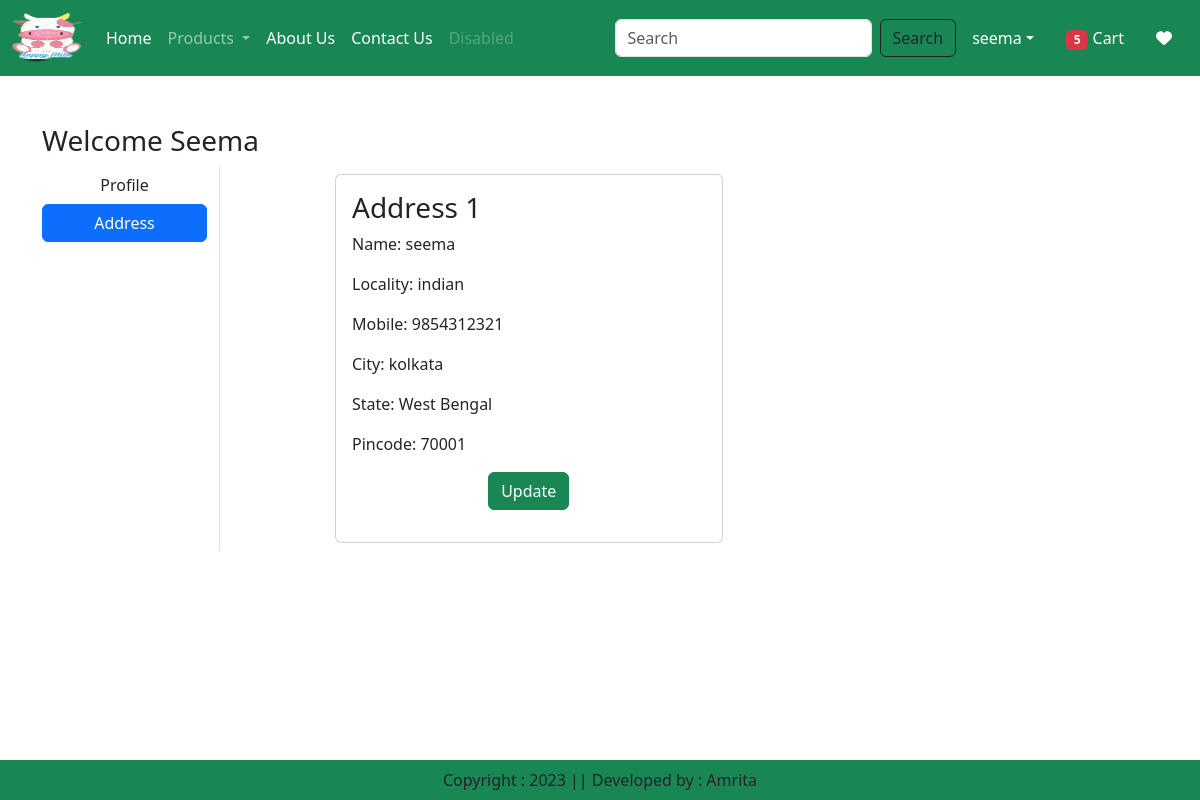
/address/ (signed in), run on the app's committed database.
### app/models.py (models this page shows, shortened)
class Customer(models.Model):
    user = models.ForeignKey(User, on_delete=models.CASCADE)
    name = models.CharField(max_length=200)
    locality = models.CharField(max_length=200)
    city = models.CharField(max_length=50)
    mobile = models.IntegerField(default=0)
    zipcode = models.IntegerField()
    state = models.CharField(choices=STATE_CHOICES, max_length=100)

### app/views.py (the view)
# urls.py: path('address/', views.address, name='address'),
@login_required
def address(request):
    totalitem = 0
    wishitem = 0
    if request.user.is_authenticated:
        totalitem = len(Cart.objects.filter(user=request.user))
        wishitem = len(Wishlist.objects.filter(user=request.user))
    add = Customer.objects.filter(user=request.user)
    return render(request, 'app/address.html',locals())

### app/templates/app/address.html (shortened to what this page needs)
{% extends 'app/base.html' %}
{% load static %}
{% block main-content %}
<div class="container my-5">
    <div class="row">
        <h3>Welcome <span class="text-capitalize">{{request.user}}</span></h3>
    <div class="col-sm-2 border-end">
        <ul class="list-unstyled">
            <li class="d-grid"><a href="{% url 'profile' %}" class="btn ">Profile</a></li>
            <li class="d-grid"><a href="{% url 'address' %}" class="btn btn-primary ">Address</a></li>
        </ul>
    </div>
    <div class="col-sm-9 offset-sm-1">
        <div class="row">
            {% for ad in add %}
            <div class="col-sm-6">
                <div class="card m-2">
                    <div class="card-body">
                        <h3>Address {{forloop.counter}}</h3>
                        <p>Name: {{ad.name}}</p>
                        <p>Locality: {{ad.locality}}</p>
                        <p>Mobile: {{ad.mobile}}</p>
                        <p>City: {{ad.city}}</p>
                        <p>State: {{ad.state}}</p>
                        <p>Pincode: {{ad.zipcode}}</p>
                        <p class="text-center"><a href="{% url 'updateAddress' pk=ad.id %}" type="button" class="btn btn-success">Update</a></p>
                    </div>
                </div>
            </div>
            {% endfor %}
        </div>
    </div>
    </div>
</div>
{% endblock main-content %}

### app/templates/app/base.html (shortened to what this page needs)
<!DOCTYPE html>
{% load static %}
<html lang="en">
<head>
   <link href="https://cdn.jsdelivr.net/npm/bootstrap@5.3.0-alpha1/dist/css/bootstrap.min.css" rel="stylesheet">
    <link rel="stylesheet" href="{% static 'app/css/owl.carousel.min.css' %}" />
    <link rel="stylesheet" href="{% static 'app/css/all.min.css' %}" />
    <link rel="stylesheet" href="{% static 'app/css/style.css' %}" />
</head>
<body>
    <nav class="navbar navbar-expand-lg navbar-dark bg-success">
        <div class="container-fluid">
  <a class="navbar-brand" href="#">
     <img src="{% static "app/images/logo.png" %}" width="70" height="50" />
  </a>
  <div class="collapse navbar-collapse" id="navbarSupportedContent">
    <ul class="navbar-nav me-auto mb-2 mb-lg-0">
        {% if request.user.is_authenticated %}
      <li class="nav-item ">
        <a class="nav-link active" aria-current="page" href="/">Home </a>
      </li>
      <li class="nav-item dropdown">
        <a class="nav-link dropdown-toggle" href="#" role="button" data-bs-toggle="dropdown"  aria-expanded="false">
          Products
        </a>
      </li>
       <li class="nav-item">
        <a class="nav-link text-white" href="{% url 'about' %}">About Us</a>
      </li>
        <li class="nav-item">
        <a class="nav-link text-white" href="{% url 'contact' %}">Contact Us</a>
      </li>
        <li class="nav-item">
        <a class="nav-link disabled">Disabled</a>
      </li>
    </ul>
    <form class="d-flex" role="search" action="/search">
      <input class="form-control me-2" type="search" placeholder="Search" name="search" aria-label="Search">
      <button class="btn btn-outline-dark " type="submit">Search</button>
    </form>
  </div>
      <ul class="navbar-nav me-auto mb-2 mb-lg-0">
          <li class="nav-item dropdown mx-2">
              <a class="nav-link dropdown-toggle text-white" href="#"
                 id="profileDropdown" role="button" data-bs-toggle="dropdown" aria-expanded="false">{{request.user}}</a>
          </li>
          <li class="nav-item mx-2">
              <a href="#" class="nav-link text-white"><span class="badge bg-danger">{% if totalitem > 0 %} {{totalitem}} {% endif %}</span> Cart</a>
          </li>
          <li class="nav-item mx-2">
              <a href="#" class="nav-link text-white">  <i class="fa fa-heart"></i></a>
          </li>
          {% endif %}
      </ul>
        </div>
    </nav>
    {% block main-content %}{% endblock main-content %}
    <footer class="container-fluid fixed-bottom bg-success text-center p-2 mt-5">
        Copyright : 2023 || Developed by : Amrita
    </footer>
</body>
</html>

### data on the page
Customer: name "seema", locality "indian", mobile "9854312321", city "kolkata", state "West Bengal", zipcode "70001"

### other printed values
{{ request.user }} "seema"
{{ totalitem }} "5"
{{ request.user }} "Seema"
